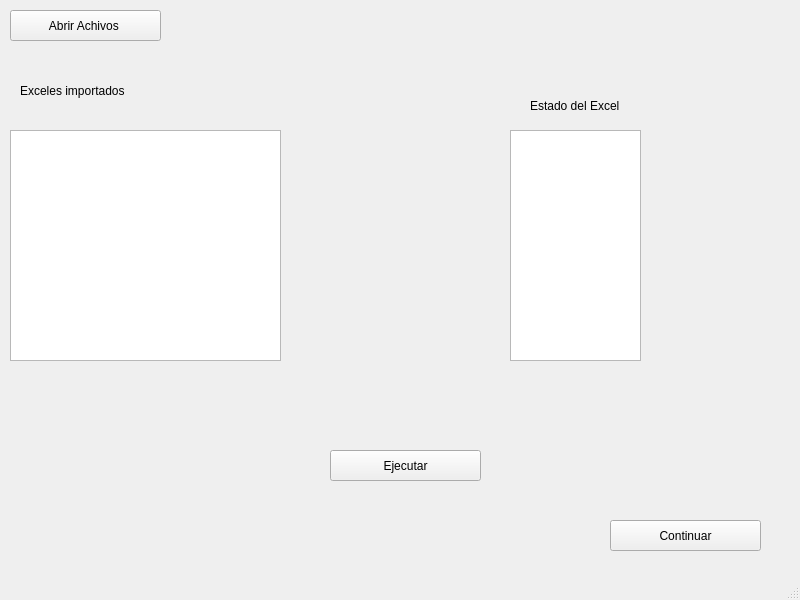
<?xml version="1.0" encoding="UTF-8"?>
<ui version="4.0">
 <class>Macro</class>
 <widget class="QMainWindow" name="Macro">
  <property name="geometry">
   <rect>
    <x>0</x>
    <y>0</y>
    <width>800</width>
    <height>600</height>
   </rect>
  </property>
  <property name="windowTitle">
   <string>Macro</string>
  </property>
  <widget class="QWidget" name="centralwidget">
   <widget class="QPushButton" name="B_abrir">
    <property name="geometry">
     <rect>
      <x>10</x>
      <y>10</y>
      <width>151</width>
      <height>31</height>
     </rect>
    </property>
    <property name="text">
     <string>Abrir Achivos </string>
    </property>
   </widget>
   <widget class="QListWidget" name="Lista_excel">
    <property name="geometry">
     <rect>
      <x>10</x>
      <y>130</y>
      <width>271</width>
      <height>231</height>
     </rect>
    </property>
    <property name="selectionMode">
     <enum>QAbstractItemView::NoSelection</enum>
    </property>
   </widget>
   <widget class="QLabel" name="label">
    <property name="geometry">
     <rect>
      <x>20</x>
      <y>70</y>
      <width>151</width>
      <height>41</height>
     </rect>
    </property>
    <property name="text">
     <string>Exceles importados</string>
    </property>
   </widget>
   <widget class="QLabel" name="label_2">
    <property name="geometry">
     <rect>
      <x>530</x>
      <y>90</y>
      <width>161</width>
      <height>31</height>
     </rect>
    </property>
    <property name="text">
     <string>Estado del Excel</string>
    </property>
   </widget>
   <widget class="QListWidget" name="Lista_estado">
    <property name="geometry">
     <rect>
      <x>510</x>
      <y>130</y>
      <width>131</width>
      <height>231</height>
     </rect>
    </property>
    <property name="styleSheet">
     <string notr="true">color: rgb(170, 255, 127);
color: rgb(0, 255, 127);</string>
    </property>
    <property name="selectionMode">
     <enum>QAbstractItemView::NoSelection</enum>
    </property>
   </widget>
   <widget class="QPushButton" name="B_ejecutar">
    <property name="geometry">
     <rect>
      <x>330</x>
      <y>450</y>
      <width>151</width>
      <height>31</height>
     </rect>
    </property>
    <property name="text">
     <string>Ejecutar</string>
    </property>
   </widget>
   <widget class="QPushButton" name="B_continuar">
    <property name="geometry">
     <rect>
      <x>610</x>
      <y>520</y>
      <width>151</width>
      <height>31</height>
     </rect>
    </property>
    <property name="text">
     <string>Continuar</string>
    </property>
   </widget>
  </widget>
  <widget class="QMenuBar" name="menubar">
   <property name="geometry">
    <rect>
     <x>0</x>
     <y>0</y>
     <width>800</width>
     <height>21</height>
    </rect>
   </property>
  </widget>
  <widget class="QStatusBar" name="statusbar"/>
 </widget>
 <resources/>
 <connections/>
</ui>
